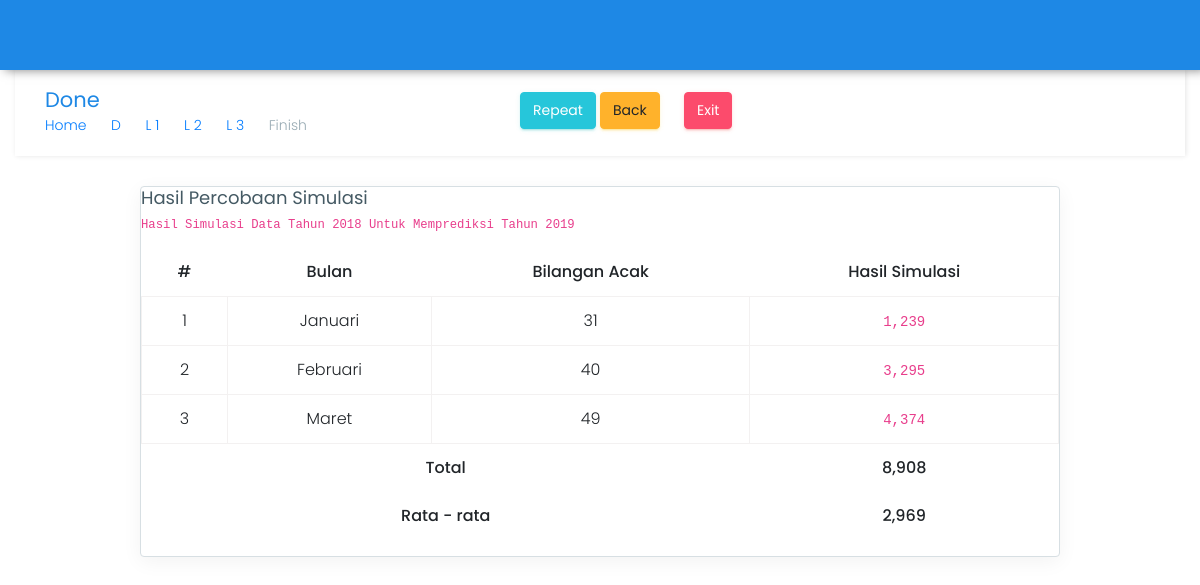
The page /target19/empat.php on the database its author committed.
### tables this page shows
CREATE TABLE `tabel_bulan` (
  `id_bulan` varchar(10) NOT NULL,
  `nama_bulan` varchar(50) NOT NULL
);

CREATE TABLE `rand_2018` (
  `nomor` int(3) NOT NULL,
  `id_bulan` varchar(10) NOT NULL,
  `bilangan_acak` int(3) NOT NULL
);

CREATE TABLE `range_2018` (
  `jumlah_pasien` int(10) NOT NULL,
  `range_awal` int(10) NOT NULL,
  `range_akhir` int(10) NOT NULL
);

### target19/empat.php (the view, shortened to what this page needs)
<?php
require_once "../config/koneksi.php";
?>
<!DOCTYPE html>
<html lang="en">
<head>
    <link href="../assets/plugins/bootstrap/css/bootstrap.min.css" rel="stylesheet">
    <link href="../lite/css/style.css" rel="stylesheet">
    <link href="../lite/css/colors/blue.css" id="theme" rel="stylesheet">
</head>
<body class="card-no-border">
    <header class="topbar">
        <nav class="navbar top-navbar navbar-toggleable-sm navbar-light"></nav>
    </header>
        <div class="container">
            <div class="row page-titles">
                <div class="col-md-5 col-8 align-self-center">
                    <h3 class="text-themecolor m-b-0 m-t-0">Done</h3>
                    <ol class="breadcrumb">
                        <li class="breadcrumb-item"><a href="../">Home</a></li>
                        <li class="breadcrumb-item"><a href="index.php">D</a></li>
                        <li class="breadcrumb-item"><a href="../">L 1</a></li>
                        <li class="breadcrumb-item"><a href="../">L 2</a></li>
                        <li class="breadcrumb-item"><a href="../">L 3</a></li>
                        <li class="breadcrumb-item active">Finish</li>
                    </ol>
                </div>
                <div class="col-md-7 col-4 align-self-center">
                    <a href="angkaacak.php" class="btn waves-effect waves-light btn-success pull-right hidden-sm-down" data-toggle="tooltip" data-placement="top" title="Klik Untuk Melakukan Simulasi Ulang"> Repeat</a>
                    <a href="tiga.php" class="btn waves-effect waves-light btn-warning pull-right hidden-sm-down" style="margin-right: 20px;" data-toggle="tooltip" data-placement="top" title="Klik Untuk Kembali ke Halaman Sebelumnya"> Back</a>
                    <a href="../" class="btn waves-effect waves-light btn-danger pull-right hidden-sm-down" style="margin-right: 20px;" data-toggle="tooltip" data-placement="top" title="Klik Untuk Keluar"> Exit</a>
                </div>
            </div>
            <div class="row">
                <div class="col-lg-10 offset-1 col-md-12">
                    <div class="card">
                        <div class="card-block">
                            <h4 class="card-title">Hasil Percobaan Simulasi</h4>
                            <h6 class="card-subtitle"><code>Hasil Simulasi Data Tahun 2018 Untuk Memprediksi Tahun 2019</code></h6>
                            <div class="table-responsive">
                                <table class="table table-hover table-bordered">
                                    <thead>
                                        <tr>
                                            <th class="text-center">#</th>
                                            <th class="text-center">Bulan</th>
                                            <th class="text-center">Bilangan Acak</th>
                                            <th class="text-center">Hasil Simulasi</th>
                                        </tr>
                                    </thead>
                                    <tbody>
                                    <?php
                                    $no = 1;
                                    $queryrand  = mysqli_query($con, "SELECT tb.nama_bulan, r.bilangan_acak FROM tabel_bulan tb, rand_2018 r WHERE tb.id_bulan = r.id_bulan LIMIT 3") or die(mysqli_error($con));
                                    $queryrange = mysqli_query($con, "SELECT * FROM range_2018") or die(mysqli_error($con));
                                    foreach ($queryrand as $arrayrand) : ?>
                                    <tr>
                                      <td class="text-center"><?= $no++ ?></td>
                                      <td class="text-center"><?= $arrayrand['nama_bulan'] ?></td>
                                      <td class="text-center"><?= $arrayrand['bilangan_acak'] ?></td>
                                      <?php
                                      foreach ($queryrange as $arrayrange) {
                                        $random = $arrayrand['bilangan_acak'];
                                        $rangeawal = $arrayrange['range_awal'];
                                        $rangeakhir = $arrayrange['range_akhir'];
                                        if ( $random >= $rangeawal && $random <= $rangeakhir ) {
                                          $jumlahpasien = $arrayrange['jumlah_pasien'];
                                        }
                                      }
                                      ?>
                                      <td class="text-center"><code><?= @$s = number_format($jumlahpasien) ?></code></td>
                                    </tr>
                                    <?php @$totalpasien += $jumlahpasien ?>
                                    <?php endforeach; ?>
                                    </tbody>
                                    <tfoot>
                                        <tr>
                                            <th class="text-center" colspan="3">Total</th>
                                            <th class="text-center"><?= number_format($totalpasien) ?></th>
                                        </tr>
                                        <tr>
                                            <th class="text-center" colspan="3">Rata - rata</th>
                                            <th class="text-center"><?= number_format($totalpasien / ($no - 1)) ?></th>
                                        </tr>
                                    </tfoot>
                                </table>
                            </div>
                        </div>
                    </div>
                </div>
            </div>
        </div>
</body>
</html>

### lite/css/colors/blue.css (style rules this page uses)
.topbar { background: #1e88e5; }
.text-themecolor { color: #1e88e5 !important; }

### target19/empat.php (style rules this page uses)
body { background: url(../assets/images/full-bloom.png); }

### rows shown on the page
tabel_bulan: nama_bulan "Januari", rand_2018.bilangan_acak "31", range_2018.jumlah_pasien "1,239"
tabel_bulan: nama_bulan "Februari", rand_2018.bilangan_acak "40"
range_2018: jumlah_pasien "3,295"
tabel_bulan: nama_bulan "Maret", rand_2018.bilangan_acak "49"
range_2018: jumlah_pasien "4,374"

### other values the page prints
$totalpasien "8,908"
$totalpasien / ($no - 1) "2,969"
